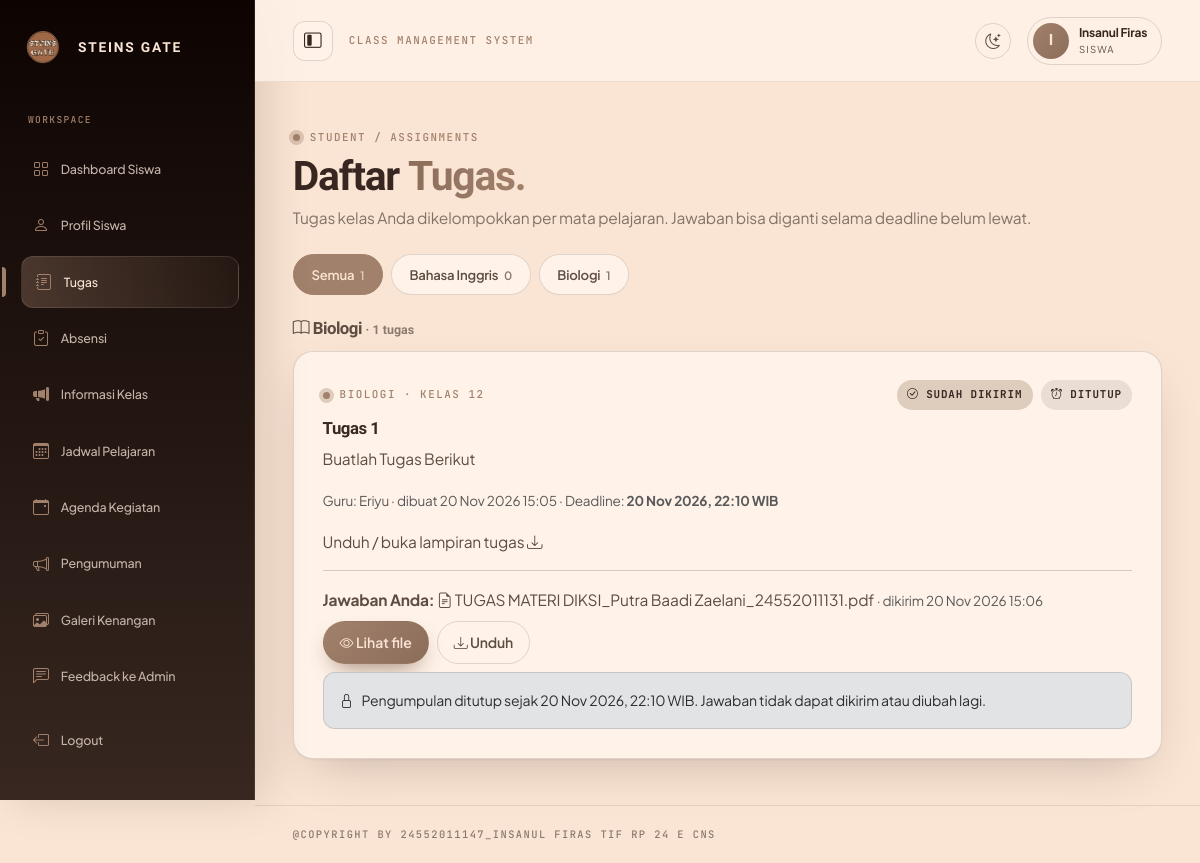
Screenshot of /siswa/tugas.php (signed in) with the database file from the repository.
### tables this page shows
CREATE TABLE `tugas` (
  `id` int(11) NOT NULL,
  `guru_id` int(11) NOT NULL,
  `judul` varchar(180) NOT NULL,
  `deskripsi` text NOT NULL,
  `target_kelas` enum('10','11','12') NOT NULL,
  `lampiran` varchar(255) DEFAULT NULL,
  `deadline` datetime DEFAULT NULL,
  `created_at` timestamp NULL DEFAULT current_timestamp(),
  `updated_at` timestamp NULL DEFAULT current_timestamp() ON UPDATE current_timestamp()
);

CREATE TABLE `guru` (
  `id` int(11) NOT NULL,
  `user_id` int(11) NOT NULL,
  `nama_lengkap` varchar(120) NOT NULL,
  `mata_pelajaran` varchar(100) NOT NULL,
  `nip` varchar(30) DEFAULT NULL,
  `jenis_kelamin` enum('Laki-laki','Perempuan') DEFAULT NULL,
  `no_wa` varchar(25) DEFAULT NULL,
  `alamat` text DEFAULT NULL,
  `foto_profil` varchar(255) DEFAULT NULL,
  `created_at` timestamp NULL DEFAULT current_timestamp(),
  `updated_at` timestamp NULL DEFAULT current_timestamp() ON UPDATE current_timestamp()
);

CREATE TABLE `pengumpulan_tugas` (
  `id` int(11) NOT NULL,
  `tugas_id` int(11) NOT NULL,
  `siswa_id` int(11) NOT NULL,
  `file_path` varchar(255) NOT NULL,
  `nama_asli` varchar(255) NOT NULL,
  `catatan` text DEFAULT NULL,
  `submitted_at` timestamp NULL DEFAULT current_timestamp(),
  `updated_at` timestamp NULL DEFAULT current_timestamp() ON UPDATE current_timestamp()
);

### includes/akademik_helpers.php (called while the page is built, shortened)
<?php
function deadline_label(?string $deadline): string {
    $ts = strtotime($deadline);
    return $ts ? date('d M Y, H:i', $ts) . ' WIB' : 'Tanpa batas waktu';
}
function tugas_terbuka(?string $deadline): bool {
    $ts = strtotime($deadline);
    return !$ts || time() < $ts;
}
function file_inline_ext(string $namaAsli): string {
    $ext = strtolower(pathinfo($namaAsli, PATHINFO_EXTENSION));
    return in_array($ext, ['pdf', 'png', 'jpg', 'jpeg', 'txt'], true) ? $ext : '';
}

### siswa/tugas.php (the view, shortened to what this page needs)
<?php
require_once __DIR__ . '/../config/database.php';
require_once __DIR__ . '/../includes/functions.php';
require_once __DIR__ . '/../includes/akademik_helpers.php';
$u = current_user();
$q = $pdo->prepare("SELECT id, kelas FROM siswa WHERE user_id=?");
$q->execute([$u['id']]);
$s = $q->fetch();
$self = BASE_URL . '/siswa/tugas.php';
$mapelAktif = trim($_GET['mapel'] ?? '');
$items = [];
$mapelList = [];
if ($s['kelas']) {
    $st = $pdo->prepare("
        SELECT t.*, g.mata_pelajaran, g.nama_lengkap,
               p.id AS jawaban_id, p.nama_asli, p.catatan AS jawaban_catatan, p.submitted_at
        FROM tugas t
        JOIN guru g ON g.id = t.guru_id
        LEFT JOIN pengumpulan_tugas p ON p.tugas_id = t.id AND p.siswa_id = ?
        WHERE t.target_kelas = ?
        ORDER BY t.created_at DESC, t.id DESC
    ");
    $st->execute([$s['id'], $s['kelas']]);
    $items = $st->fetchAll();
    $jd = $pdo->prepare("SELECT DISTINCT mata_pelajaran FROM jadwal_pelajaran WHERE kelas=?");
    $jd->execute([$s['kelas']]);
    foreach (array_merge($jd->fetchAll(PDO::FETCH_COLUMN), array_column($items, 'mata_pelajaran')) as $m) {
        $key = mb_strtolower(trim($m));
        if ($key !== '' && !isset($mapelList[$key])) $mapelList[$key] = trim($m);
    }
    asort($mapelList, SORT_NATURAL | SORT_FLAG_CASE);
}
$aktifKey = mb_strtolower($mapelAktif);
$perMapel = [];
$hitung = [];
foreach ($items as $it) {
    $k = mb_strtolower(trim($it['mata_pelajaran']));
    $perMapel[$k][] = $it;
    $hitung[$k]['total'] = ($hitung[$k]['total'] ?? 0) + 1;
}
$tampil = $aktifKey === '' ? $perMapel : array_intersect_key($perMapel, [$aktifKey => 1]);
include __DIR__ . '/../includes/dashboard_page_start.php';
?>
<div class="page-heading"><div><div class="section-kicker">STUDENT / ASSIGNMENTS</div><h1>Daftar <em>Tugas.</em></h1><p>Tugas kelas Anda dikelompokkan per mata pelajaran. Jawaban bisa diganti selama deadline belum lewat.</p></div></div>
<?php if (!$s['kelas']): ?>
    <div class="alert alert-warning">Kelas akun Anda belum ditetapkan oleh Admin, sehingga belum ada tugas yang tampil.</div>
<?php else: ?>
    <div class="class-tabs">
        <a class="<?= $aktifKey === '' ? 'active' : '' ?>" href="<?= $self ?>">Semua<span class="count"><?= count($items) ?></span></a>
        <?php foreach ($mapelList as $key => $nama): $b = $hitung[$key]['belum'] ?? 0; ?>
            <a class="<?= $aktifKey === $key ? 'active' : '' ?>" href="<?= $self ?>?mapel=<?= urlencode($nama) ?>"><?= e($nama) ?><span class="count"><?= (int)($hitung[$key]['total'] ?? 0) ?><?= $b ? ' · ' . $b . ' belum' : '' ?></span></a>
        <?php endforeach; ?>
    </div>
    <?php if (!$tampil): ?>
        <div class="sg-panel">Belum ada tugas<?= $aktifKey !== '' ? ' untuk mata pelajaran ' . e($mapelList[$aktifKey]) : ' untuk kelas ' . e($s['kelas']) ?>.</div>
    <?php else: foreach ($tampil as $key => $list): ?>
        <h4 class="folder-month"><i class="bi bi-book"></i> <?= e($mapelList[$key] ?? $key) ?> <small>· <?= count($list) ?> tugas</small></h4>
        <?php foreach ($list as $it):
            $open = tugas_terbuka($it['deadline']);
            $inline = $it['jawaban_id'] ? file_inline_ext($it['nama_asli']) : '';
            $viewUrl = $it['jawaban_id'] ? BASE_URL . '/download.php?id=' . (int)$it['jawaban_id'] : '';
        ?>
        <div class="sg-panel mb-3">
            <div class="d-flex justify-content-between flex-wrap gap-2">
                <div class="section-kicker"><?= e($it['mata_pelajaran']) ?> · KELAS <?= e($it['target_kelas']) ?></div>
                <div class="d-flex gap-2 flex-wrap">
                    <?php if ($it['jawaban_id']): ?><span class="sg-badge"><i class="bi bi-check-circle"></i> Sudah dikirim</span>
                    <?php elseif ($open): ?><span class="sg-badge sg-badge-warn">Belum dikirim</span>
                    <?php else: ?><span class="sg-badge sg-badge-warn">Tidak dikumpulkan</span><?php endif; ?>
                    <?php if ($it['deadline']): ?><span class="sg-badge <?= $open ? '' : 'sg-badge-warn' ?>"><i class="bi bi-alarm"></i> <?= $open ? e(sisa_waktu($it['deadline'])) : 'Ditutup' ?></span><?php endif; ?>
                </div>
            </div>
            <h3 class="mt-2"><?= e($it['judul']) ?></h3>
            <p><?= nl2br(e($it['deskripsi'])) ?></p>
            <small class="text-muted">Guru: <?= e($it['nama_lengkap']) ?> · dibuat <?= date('d M Y H:i', strtotime($it['created_at'])) ?> · Deadline: <strong><?= e(deadline_label($it['deadline'])) ?></strong></small>
            <?php if ($it['lampiran']): ?>
                <div class="mt-3"><a href="<?= BASE_URL ?>/<?= e($it['lampiran']) ?>" target="_blank" rel="noopener">Unduh / buka lampiran tugas <i class="bi bi-download"></i></a></div>
            <?php endif; ?>
            <hr class="my-3">
            <?php if ($it['jawaban_id']): ?>
                <div class="d-flex flex-wrap justify-content-between align-items-center gap-2 mb-2">
                    <div><strong>Jawaban Anda:</strong> <i class="bi bi-file-earmark-text"></i> <?= e($it['nama_asli']) ?>
                        <small class="text-muted"> · dikirim <?= date('d M Y H:i', strtotime($it['submitted_at'])) ?></small></div>
                    <div class="d-flex flex-wrap gap-2">
                        <?php if ($inline): ?>
                            <button type="button" class="btn btn-sm btn-brown" data-preview-btn="prev-<?= (int)$it['id'] ?>" data-url="<?= e($viewUrl . '&view=1') ?>" data-ext="<?= e($inline) ?>"><i class="bi bi-eye"></i> Lihat file</button>
                        <?php else: ?>
                            <span class="small text-muted align-self-center">Format .<?= e(strtolower(pathinfo($it['nama_asli'], PATHINFO_EXTENSION))) ?> tidak bisa dilihat langsung di browser.</span>
                        <?php endif; ?>
                        <a class="btn btn-sm btn-outline-secondary" href="<?= e($viewUrl) ?>"><i class="bi bi-download"></i> Unduh</a>
                    </div>
                </div>
            <?php endif; ?>
            <?php if ($open): ?>
                <form method="post" enctype="multipart/form-data" class="row g-2 align-items-end mt-1">
                    <input type="hidden" name="csrf_token" value="<?= e(csrf_token('csrf_jawab')) ?>">
                    <input type="hidden" name="tugas_id" value="<?= (int)$it['id'] ?>">
                    <input type="hidden" name="mapel" value="<?= e($mapelAktif) ?>">
                    <input type="hidden" name="task" value="kirim">
                    <div class="col-md-5">
                        <label class="form-label"><?= $it['jawaban_id'] ? 'Ganti file jawaban (opsional)' : 'File jawaban' ?></label>
                        <input class="form-control custom-input" type="file" name="jawaban" <?= $it['jawaban_id'] ? '' : 'required' ?> accept=".pdf,.doc,.docx,.ppt,.pptx,.xls,.xlsx,.txt,.zip,.png,.jpg,.jpeg">
                    </div>
                    <div class="col-md-4">
                        <label class="form-label">Catatan untuk guru (opsional)</label>
                        <input class="form-control custom-input" type="text" name="catatan" maxlength="255" value="<?= e($it['jawaban_catatan'] ?? '') ?>">
                    </div>
                    <div class="col-md-3 d-grid"><button class="btn btn-brown"><i class="bi bi-send"></i> <?= $it['jawaban_id'] ? 'Simpan Perubahan' : 'Kirim' ?></button></div>
                    <div class="col-12"><small class="text-muted">Format: PDF, DOC/DOCX, PPT/PPTX, XLS/XLSX, TXT, ZIP, PNG, JPG. Maksimal 10 MB.<?= $it['jawaban_id'] ? ' File baru akan menggantikan jawaban lama.' : '' ?></small></div>
                </form>
                <?php if ($it['jawaban_id']): ?>
                <form method="post" class="mt-2" onsubmit="return confirm('Hapus jawaban ini? Anda masih bisa mengirim ulang sebelum deadline.');">
                    <input type="hidden" name="csrf_token" value="<?= e(csrf_token('csrf_jawab')) ?>">
                    <input type="hidden" name="tugas_id" value="<?= (int)$it['id'] ?>"><input type="hidden" name="mapel" value="<?= e($mapelAktif) ?>">
                    <input type="hidden" name="task" value="hapus">
                    <button class="btn btn-sm btn-outline-danger"><i class="bi bi-trash3"></i> Hapus jawaban</button>
                </form>
                <?php endif; ?>
            <?php else: ?>
                <div class="alert alert-secondary mb-0"><i class="bi bi-lock me-2"></i>Pengumpulan ditutup sejak <?= e(deadline_label($it['deadline'])) ?>. Jawaban tidak dapat dikirim atau diubah lagi.</div>
            <?php endif; ?>
        </div>
        <?php endforeach; ?>
    <?php endforeach; endif; ?>
<?php endif; ?>
<?php include __DIR__ . '/../includes/dashboard_page_end.php'; ?>

### assets/css/style.css (style rules this page uses)
:root { --taupe: #A2816C; --medium: #8B6D5A; --brown: #5E4C43; --dark: #372720; --outline: #0D0402; --cream: #FAE4D3; --warm: #C4B3A9; --bg: #FAE4D3; --surface: #fff3e9; --text: #5E4C43; --heading: #372720; --line: rgba(13, 4, 2, .13); --shadow: 0 18px 50px rgba(55, 39, 32, .08); }
* { box-sizing: border-box; }
html { scroll-behavior: smooth; }
body { margin: 0; font-family: 'Manrope', sans-serif; background: var(--bg); color: var(--text); transition: background .25s ease, color .25s ease; }
a { color: inherit; text-decoration: none; }
.btn-brown { border: 1px solid var(--medium); border-radius: 4px; background: var(--medium); color: var(--cream); }
.eyebrow, .section-kicker { display: block; font-size: .68rem; font-weight: 700; letter-spacing: .2em; }

### assets/css/dashboard-pages.css (style rules this page uses)
.page-heading { display:flex;justify-content:space-between;align-items:flex-end;gap:1rem;margin-bottom:1.5rem }
.page-heading h1 { font-family:'Playfair Display',serif;font-size:clamp(2rem,4vw,3rem);margin:.25rem 0;color:var(--text,#372720) }
.page-heading p { margin:0;color:var(--muted,#8B6D5A) }
.sg-panel,.sg-card { background:var(--card,#fffaf5);border:1px solid rgba(94,76,67,.14);border-radius:18px;padding:1.2rem;box-shadow:0 8px 24px rgba(55,39,32,.04) }
.sg-panel h3,.sg-card h3 { font-size:1.05rem;font-weight:700;color:var(--text,#372720) }
.sg-badge { display:inline-block;padding:.35rem .65rem;border-radius:999px;background:#FAE4D3;color:#5E4C43;font-size:.75rem;font-weight:700 }
:root { --sg-radius: 20px; --sg-glass: rgba(255, 243, 233, .82); }
body { font-family: 'Manrope', sans-serif; letter-spacing: -.012em; }
h1,h2,h3,h4,.dash-welcome,.page-heading h1 { font-family: 'DM Serif Display', serif; letter-spacing: -.025em; }
.dash-stat,.dash-panel,.sg-panel,.sg-card { border-radius: var(--sg-radius); border-color: rgba(94,76,67,.13); box-shadow: 0 14px 40px rgba(55,39,32,.065); }
.btn-brown,.btn-outline-brown,.btn-outline-secondary { border-radius: 11px; padding: 10px 16px; font-weight: 800; transition: .2s ease; }
.btn-brown { box-shadow: 0 8px 18px rgba(94,76,67,.16); }
.page-heading { align-items: center; }
.page-heading h1 { font-size: clamp(2.5rem, 5vw, 3.8rem); }
.sg-panel { padding: clamp(1.1rem, 2.5vw, 1.8rem); }
.sg-panel .btn { border-radius: 10px; }
.class-tabs { display: flex; flex-wrap: wrap; gap: .5rem; margin-bottom: 1.25rem; }
.class-tabs a { padding: .55rem 1.1rem; border: 1px solid var(--line); border-radius: 999px; font-size: .82rem; font-weight: 600; color: var(--text); background: var(--surface); transition: .25s; }
.class-tabs a.active { background: var(--taupe); border-color: var(--taupe); color: #FAE4D3; }
.class-tabs a .count { margin-left: .35rem; opacity: .75; font-size: .72rem; }
.sg-badge-warn { background: rgba(196, 179, 169, .35) !important; }
.folder-month { margin: 1.4rem 0 .8rem; font-size: 1.05rem; }
.folder-month small { font-family: inherit; font-size: .78rem; opacity: .7; letter-spacing: 0; }

### rows the page displays
tugas: guru.mata_pelajaran "BIOLOGI", target_kelas "12", shows "DITUTUP", judul "Tugas 1", deskripsi "Buatlah Tugas Berikut", guru.nama_lengkap "Eriyu", created_at "20 Nov 2026 15:05", deadline "20 Nov 2026, 22:10 WIB", pengumpulan_tugas.nama_asli "TUGAS MATERI DIKSI_Putra Baadi Zaelani_24552011131.pdf", pengumpulan_tugas.submitted_at "20 Nov 2026 15:06"

### other values shown
substr($namaUser, 0, 1) "I"
$namaUser "Insanul Firas"
$role "SISWA"
count($items) "1"
$nama "Bahasa Inggris"
$hitung[$key]['total'] "0"
$nama "Biologi"
$hitung[$key]['total'] "1"
$mapelList[$key] "Biologi"
count($list) "1"
COPYRIGHT_TEXT "@COPYRIGHT BY 24552011147_INSANUL FIRAS TIF RP 24 E CNS"
